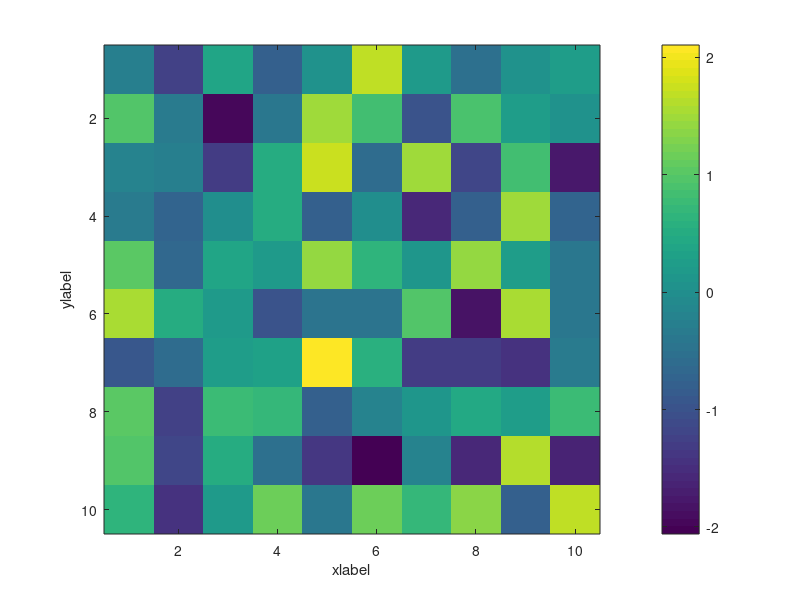

This figure's MATLAB source: (Note: this script raises an error after producing the figure.)
clf;

imagesc(randn(10, 10));
xlabel('xlabel');
ylabel('ylabel');
hc = colorbar;

% au = AutoAxis();
% au.axisMargin = 0;
% au.update();

ax = gca;
ax.Position
ax.OuterPosition
ax.LooseInset
ax.TightInset